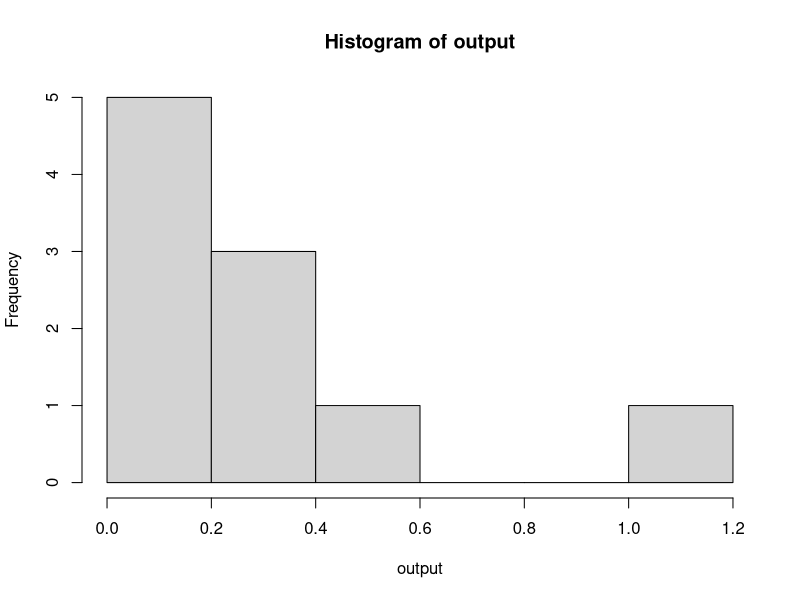
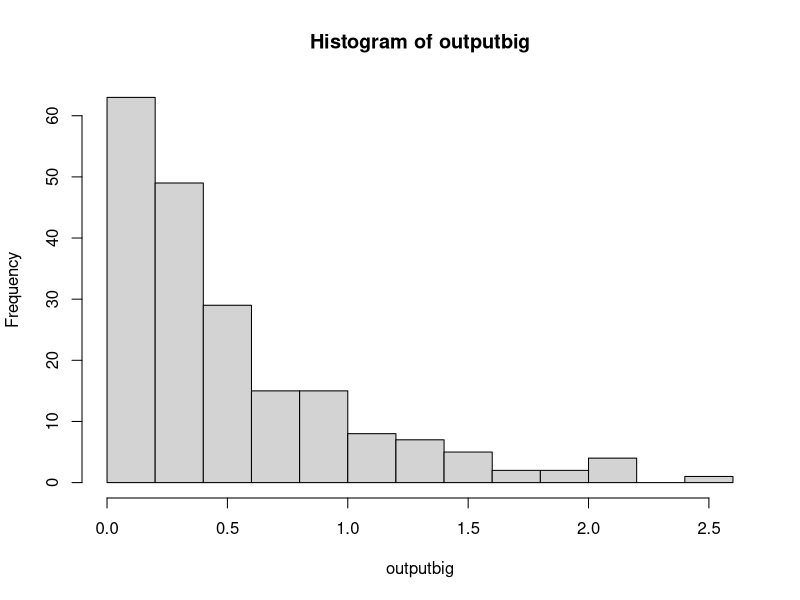
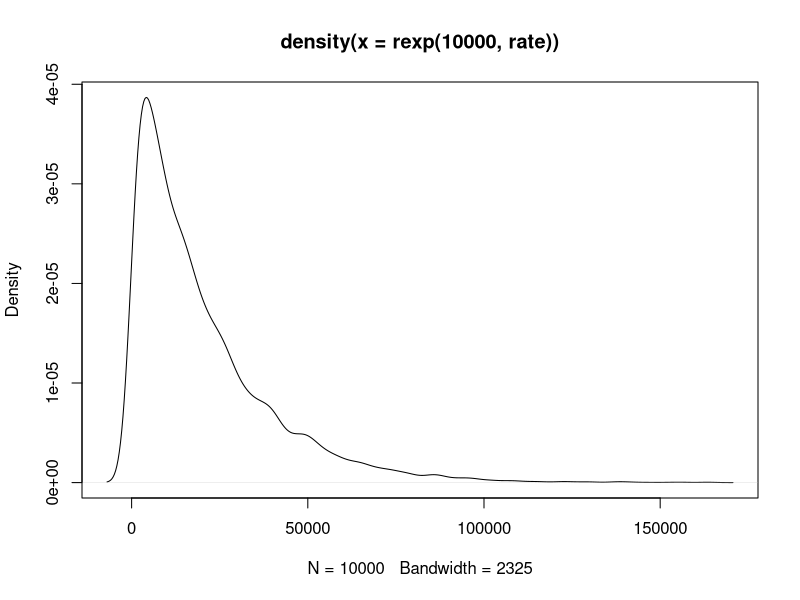
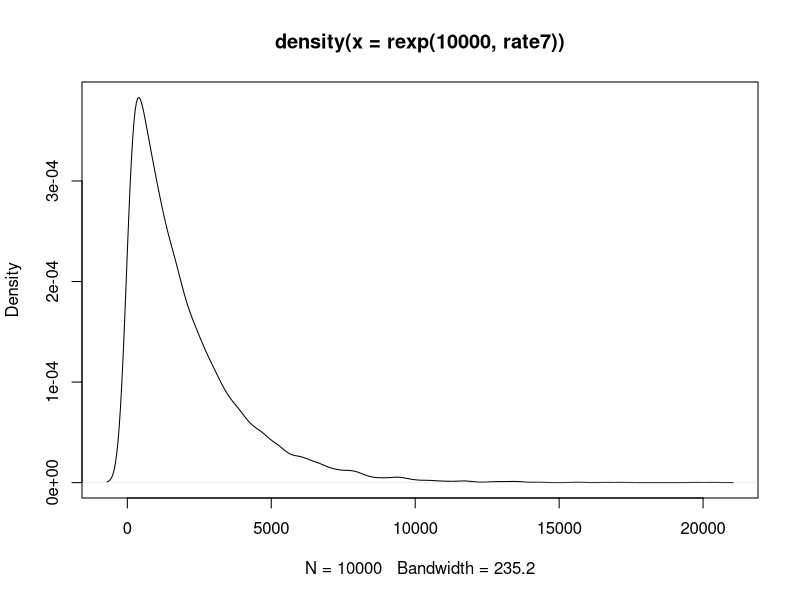
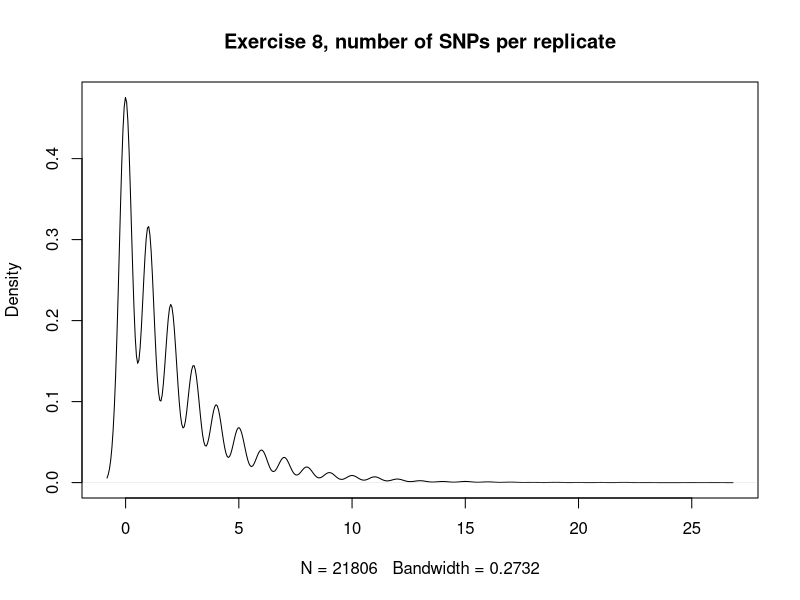
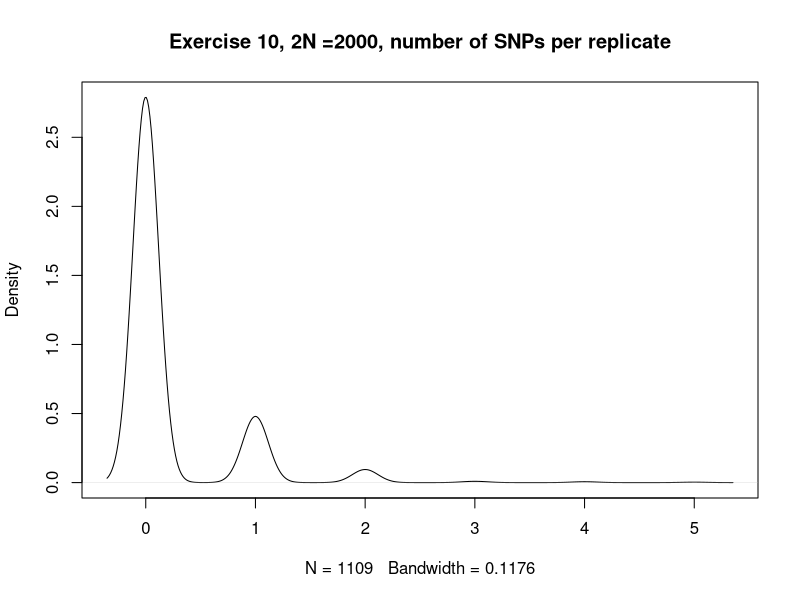

Write the R code that produced these figures, in order. (Note: this script raises an error after producing the figures.)
#M200A COALESCENCE EXERCISES,Dr. Kirk Lohmueller, Fall 2015
#Hayley Stansell
#
#
getwd()
setwd("C:\\Users\\Hayley\\eeb201hayleystansell")
getwd()
#
#
?rexp
#
output<-rexp(10,2)
#[1] 0.21809588 1.70468865 1.24958590 0.03783002 0.65334166 0.31265010 0.25168173 0.32412173 0.05198139 0.64820064
output
hist(output)
#This shows that most outputs are clustering just below 0.5
outputbig<-rexp(200,2)
outputbig
mean(outputbig)
#[1] 0.4781231
hist(outputbig)
#
#
#############################################################################################Exercise FIVE###############
#
#From previous work, it seems that the rate of coalescence should be 1/2N , where 2N is number of chromosomes
#
#
#############################################################################################EXERCISE SIX###############
#
#
rate<-1/20000
mean(rexp(10000, rate))
#[1] 19712.04
##########################a) what is the average time to most recent common ancestor in your simulation?
#19712.04 generations
##########################b) what is the theoretical expectation?
#20,000 generations
##########################c) how do the values compare?
# They are very close to one another. 
##########################d) make a density plot of simulated coalescent times
??densityplot
?density
?plot
density(rexp(10000,rate))
plot(density(rexp(10000,rate)))
#Success!!
##########################e) what is the standard deviation of the coal. times?
output<-rexp(10000,rate)
density(output)
sd(output)
#[1] 20371.65
#
#
#############################################################################################EXERCISE SEVEN#############
##answer parts a-e from Q6 for this simulation
# set 2N = 2000
#
rate7<-1/2000
mean(rexp(10000, rate7))
#[1] 2009.536
##########################a) what is the average time to most recent common ancestor in your simulation?
#2009.536 generations
##########################b) what is the theoretical expectation?
#2000 generations
##########################c) how do the values compare?
# They are very close to one another, just as in Exercise Six
##########################d) make a density plot of simulated coalescent times
density(rexp(10000,rate7))
plot(density(rexp(10000,rate7)))
#Success!! ---it looks nearly identical in shape to the plot from exercise six. 
#             The largest are occupies 0-5000, 1/10 of what was seen with the simulation where 2N=20000 (0-50000). It scales up.
##########################e) what is the standard deviation of the coal. times?
output7<-rexp(10000,rate7)
density(output7)
sd(output7)
#[1] 1999.717
#
##########################f) how does TMRCA from simulations in Q6 (2N =20,000) and Q7 (2N = 2,000) compare?
#  They are both theoretically (and approximately, in simulation) equal to 2N generations.
#  With the population size in Q7 being a tenth of the size of Q6, the resulting TMRCA is similarly one tenth. 
##########################g) what can you conclude about how the population size affects the expected coalescent time?
#  The expected coalescent time appears to scale in direct proportion with population size. 
#  As population size increases or decreases one way or another, the TMRCA is expected to shift accordingly and to the same degree.
#
#
#
##############################################################################################EXERCISE EIGHT#################
#
#POISSON RANDOM VARIABLES
?rpois
#rpois is the random variable generation for the Poisson dist. (there's also dpois, ppois, qpois)
#inputs are n, lambda . n is number of values to return, and lambda is a vector of (non-neg) means
# n is number of "draws", lambda is a rate parameter for the distribution -- rate = expected value (and variance) of the dist.
#
#given rate of occurence (here, 2), over a number of intervals (here, 10) 
#     - how many occurances of an event will there be in a given interval?
rpois(10,2)
#[1] 2 2 3 3 2 3 4 3 3 1
#
#simulate to show that the expected value of a given Poisson distribution is equal to the rate paramter (lambda)
mean(rpois(10000,2))
#[1] 1.9922 ----this mean is approximately 2 (the rate)
#
#getting workable syntax
2*10
1*(10^-4)
#[1] 1e-04
#
#
#
#################################a) add mutations to the geneologies (aka coal. times) simulated in Q6. 
# mu (aka lambda) = 1e-04
# coal. times from Q6 .... 2N = 20,000 . so, 20000 generations (theoretically)
# what is avg. # of SNPs/geneology (the mean! from the poisson)
#
rate8<-1/20000
rexp(10000, rate8) #gets 10,000 simulations of geneologies (coal. times) given 2N = 20,000. 
#10,000 similar/distributed coal. times. given those coal times...each output is an n...10,000 n's / draws for the Poisson
geneologies<-rexp(10000, rate8)
geneologies
#okay
#mean(rpois(geneologies, 1e-04))
#[1] 0 ....hmmmmmmm
#rpois(geneologies, 1e-04)
#all values are zero here.... hmmm
#for geneologies[i-10000]
rate<-1e-04 #no? is rate*geneology value?
rate
for (i in geneologies){
  rate<-1e-04*geneologies[i]
  rpois(i, rate)
  outputcheck<-rpois(i, rate)
  output<-mean(rpois(i,rate))
}
#slow-ish, but not locked up
output
outputcheck
length(outputcheck)
#[1] 0.0001249649
#very close to the rate!
#################################b) What is the average number of SNPs per geneology?
# From my simulation, it appears that the average number of SNPs per geneology closely approximates 
# the given input mutation rate of 0.0002. The number generated through my simulation was ~0.000125
#
#
#################################c) given that Theta = 4N(mu), what is theta predicted to be in this example?
Theta<-2*20000*(1e-04)
Theta
# 4, if working with theoretical values of N and mu . 

#~~~~~~~~~~~~~~~~~~~~~~~~~~~~~~~~~~~~~~~~~~~~~~~~~~~~~~~~~~~~~~~b) TAKE TWO
#feel like my output for b) was incorrect, a my rate did not factor in the length of each geneology as it went
geneologies<-rexp(10000, rate8)
geneologies
#okay
#mean(rpois(geneologies, 1e-04))
#[1] 0 ....hmmmmmmm
#rpois(geneologies, 1e-04)
#all values are zero here.... hmmm
#for geneologies[i-10000]

for (i in geneologies){
  rate<- 1e-04*geneologies #this worked! took out the [i] (had *geneologies[i])
  rpois(i, rate) #appears to output a bunch of values that seem okay....integer numbers, mostly under 5, some up to ~20
  output<-mean(rpois(i,rate))
}
#slow-ish, but not locked up
output
#[1] 1.95577 #avg number of SNPs/geneology
1e-04*20000
#[1] 2
# HERE, the output from this simulation appears to approximate the value of mu*number of geneologies....or, mu*coal.time. 
# So, the average number of SNPs per coalescent time (geneology), is approximating the rate of mutation for the 
# theoretical/ideal. parameters
#
#~~~~~~~~~~~~~~~~~~~~~~~~~~~~~~~~~~~~~~~~~~~~~~~~~~~~~~~~~~~c) BACK TO C
#################################c) given that Theta = 4N(mu), what is theta predicted to be in this example?
Theta<-2*20000*(1e-04) # = 4N(mu)
Theta
# [1] 2, if working with theoretical values of N and mu . 
#
#################################d) how does this value of theta compare to the average number of SNPs seen in the simmulations?
# Theta appears to be aaproximately equal to the average (or expected) number of SNPs per geneology (here, 2). 
#
#
#################################e) TOTALLY NEATZ!
#
#
#################################f) make a density plot of the number of SNPs per simulation replicate....
geneologies<-rexp(10000, rate8)
geneologies
#okay
#mean(rpois(geneologies, 1e-04))
#[1] 0 ....hmmmmmmm
#rpois(geneologies, 1e-04)
#all values are zero here.... hmmm
#for geneologies[i-10000]

for (i in geneologies){
  rate<- 1e-04*geneologies #this worked! took out the [i] (had *geneologies[i])
  rpois(i, rate) #appears to output a bunch of values that seem okay....integer numbers, mostly under 5, some up to ~20
  output<-(rpois(i,rate))
}
#slow-ish, but not locked up
#NOTE THAT I RAN THIS WITHOUT RUNNING THE ACTUAL FOR-LOOP, JUST DID WHAT WAS INSIDE IT....
output
#create density plot of output
density(output)
plot(density(output), main="Exercise 8, number of SNPs per replicate")
#interesting.................?
#
#
#
#
#########################################################################################EXERCISE TEN######################
#
#repeat all steps done for exercise 8, but 2N = 2000
#
# mu (aka lambda) = 1e-04
# coal. times from Q6 .... 2N = 2000 . so, 2000 generations (theoretically)
# what is avg. # of SNPs/geneology (the mean! from the poisson)
#
rate10<-1/2000
rexp(10000, rate10) #gets 10,000 simulations of geneologies (coal. times) given 2N = 2000. 
#10,000 similar/distributed coal. times. given those coal times...each output is an n...10,000 n's / draws for the Poisson
geneologies<-rexp(10000, rate10)
geneologies
#okay
#mean(rpois(geneologies, 1e-04))
#[1] 0 ....hmmmmmmm
#rpois(geneologies, 1e-04)
#all values are zero here.... hmmm
#for geneologies[i-10000]

for (i in geneologies){
  rateTEN<- 1e-04*geneologies #this worked! took out the [i] (had *geneologies[i])
  rpois(i, rateTEN) #appears to output a bunch of values that seem okay....integer numbers, mostly under 5, some up to ~20
  output<-(rpois(i,rateTEN))
}

output
#[1] 0.1923077 #avg number of SNPs/geneology EXERCISE 10
1e-04*2000
#[1] 0.2 for EXERCISE 10
# The output from this simulation appears to approximate the value of mu*number of geneologies....or, mu*coal.time. 
# So, the average number of SNPs per coalescent time (geneology), is approximating the rate of mutation for the 
# theoretical/ideal. parameters, as in exercise 8. 
density(output)
plot(density(output), main="Exercise 10, 2N =2000, number of SNPs per replicate")
# The density shown by this plot is of a similar patter to the 2N = 20000 simulation. 
# However, there are fewer peaks and the range of values is much, much smaller (max values around 4 or 5)
#
#
#
#
########################################################################################EXERCISE 11######################
#
??scatterplot
?ggplot
??ggplot
library(ggplot2)
#ehhhhhh, just try basic plot(x,y)
?plot
plot(geneologies, output)
length(geneologies) #[1] 10000
length(output) #[1] 52 .............hmmmmmm
length(rateTEN) #[1] 10000
rate10<-1/2000
rexp(10000, rate10) #gets 10,000 simulations of geneologies (coal. times) given 2N = 2000. 
#10,000 similar/distributed coal. times. given those coal times...each output is an n...10,000 n's / draws for the Poisson
geneologies<-rexp(10000, rate10)
geneologies
#bring up loop again:
for (i in length(geneologies)){
  
rateTEN<- 1e-04*geneologies #this worked! took out the [i] (had *geneologies[i])
  rpois(i, rateTEN) #appears to output a bunch of values that seem okay....integer numbers, mostly under 5, some up to ~20
  output<-(rpois(i,rateTEN))
}

output
length(output) # OKAY, NOW CORRECT LENGTH! (10000)
#length(i in geneologies) # error message...unexpected "in" ---CORRECTED
plot(geneologies, output)
#this looks rather weird? Well, the output can only be integers....so the lines are not so weird? 
#
#While I'm not sure how to describe this plot, my expectation was that as TMRCA increased along the x-axis, 
#the associated number of SNPs would increase accordingly. I'm not sure if the relationship would be linear, but I would 
#expect it to generally be a direct/positive relationship.  With the plot made for this exercise, it's not readily apparent
#how the TMRCA and number of SNPs relate. It does appear somewhat that the shorter TMRCAs are associated with fewer SNPs (output),
#however, the trend is not obvious. 
#
#
#
##############################################################################################EXERCISE TWELVE#################
#
#Given, sequenced a 10kb region of DNA from one individual (2 chromosomes = sample size). 
#effective mutation rate of 1e-04 for 10kbp INDEPENDENT EVIDENCE
#Observed 10 SNPs in that 10kb interval(region). (MUCH HIGHER THAN 1E-04 --- 0.0001)
#
#need to drag down script for Exercise 8
#
geneologies<-rexp(10000, rate8)
geneologies
#okay
#mean(rpois(geneologies, 1e-04))
#[1] 0 ....hmmmmmmm
#rpois(geneologies, 1e-04)
#all values are zero here.... hmmm
#for geneologies[i-10000]

for (i in geneologies){
  rate<- 1e-04*geneologies #this worked! took out the [i] (had *geneologies[i])
  rpois(i, rate) #appears to output a bunch of values that seem okay....integer numbers, mostly under 5, some up to ~20
  output<-mean(rpois(i,rate))
}
#slow-ish, but not locked up
output
##############################################trying code from exercise 12, considering the vector length problem
#
#rate is 1/2n = 1/20000
# change rate end to 12
# mutation rate for 10kbp is supposedly 1e-04
rate12<-1/20000
rexp(10000, rate12) #gets 10,000 simulations of geneologies (coal. times) given 2N = 20000. 
#10,000 similar/distributed coal. times. given those coal times...each output is an n...10,000 n's / draws for the Poisson
geneologies12<-rexp(10000, rate12)
geneologies12
#bring up loop again:
for (i in length(geneologies12)){ #for each number in the length of geneologies (10,000), do this:
  
  rateTWELVE<- 1e-04*geneologies #this worked! took out the [i] (had *geneologies[i])
  rpois(i, rateTWELVE) #appears to output a bunch of values that seem okay....integer numbers, mostly under 5, some up to ~20
  output<-(rpois(i,rateTWELVE))
}

length(output) 
